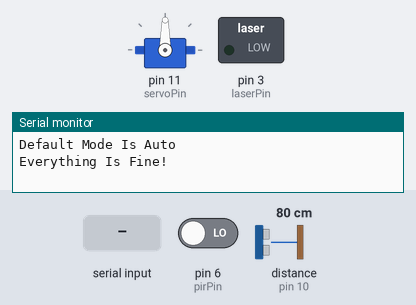
Simulated run of this sketch. Board: Arduino Uno, built with avr-gcc and run on an emulated ATmega328P. Parts: servo, switched loads named in the sketch (green lamp = pin HIGH), the last lines printed to the serial monitor. Dashed ring = blinking. The inputs (shaded band) are chosen by the test bench; at power-on: pin 6 (pirPin) LOW, distance to the obstacle (sensor on pin 10) 80 cm. The echo pulse lasts 58.3 µs per cm; pins used as bus, display or sensor lines are not drawn.

Above: at 2.0 s.
2.1 s: pin 6 (pirPin) driven HIGH
4.5 s: distance to the obstacle (sensor on pin 10) set to 43 cm
6.2 s: distance to the obstacle (sensor on pin 10) set to 38 cm
At 7.4 s:
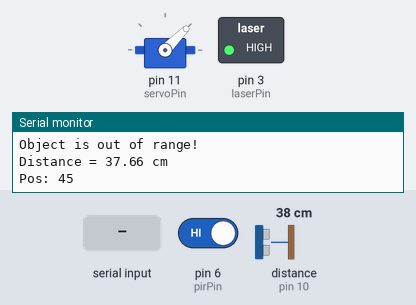
10.4 s: "90,45@" received over Serial
At 10.9 s:
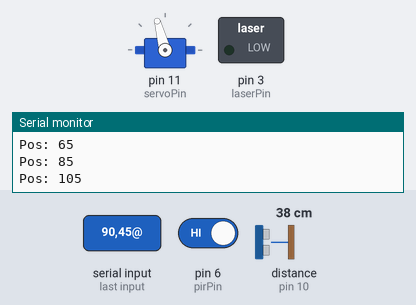
13.9 s: distance to the obstacle (sensor on pin 10) set to 60 cm
At 14.5 s:
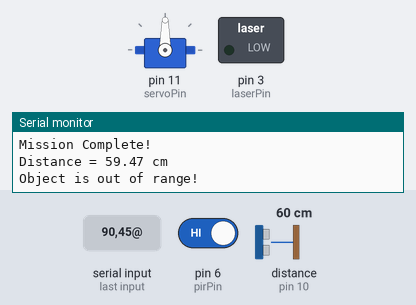
15.4 s: distance to the obstacle (sensor on pin 10) set to 35 cm
At 17.4 s:
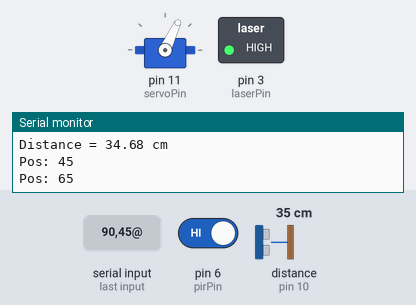
Timing chart, 0 to 20.6 s (numbered marks = the images above; inputs shaded):
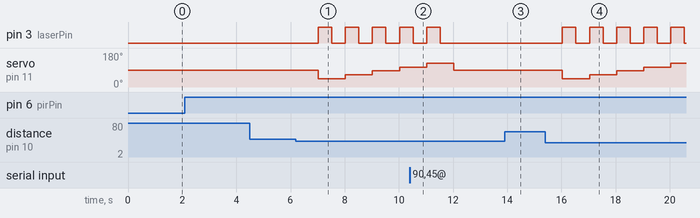

Measured:
- the behaviour switches between 41 and 40 cm on distance to the obstacle (sensor on pin 10) (found by bisection; images 0 and 1)
- after the input at 6.2 s, pin 3 (laserPin): alternates HIGH for 0.50 s and LOW for 0.50 s, starting after 0.82 s; servo on pin 11 (servoPin): 90° → 45° after 0.82 s, → 65° 1.0 s later, → 85° 1.0 s later, → 105° 1.0 s later
- after the input at 10.4 s, pin 3 (laserPin): goes on until 11.5 s, then stays LOW; servo on pin 11 (servoPin): goes on until 12.0 s, then stays 90°
- after the input at 13.9 s, pin 3 (laserPin): stays LOW (without the input it goes to HIGH after 0.13 s); servo on pin 11 (servoPin): stays 90° (without the input it goes to 45° after 0.13 s)
- after the input at 15.4 s, pin 3 (laserPin): alternates HIGH for 0.50 s and LOW for 0.50 s, starting after 0.64 s; servo on pin 11 (servoPin): 90° → 45° after 0.64 s, → 65° 1.0 s later, → 85° 1.0 s later, → 105° 1.0 s later, … (5 changes in this stretch)

The sketch:

Applied_Electronics_-_Project.ino
```cpp
#include<Servo.h>
Servo servo;

int pirPin = 6;
int pirVcc = 12;
int trigPin = 9;
int echoPin = 10;
int laserPin = 3;
int servoPin = 11;

int valPir = 0;
int pirState = 0;
long duration = 0;
double distance = 0;
double valDist = 0;
int pos = 90;
int ang = 0;
int num = 0;
int mode = 0;
int flag = 0;

void setup() {
  pinMode(pirPin, INPUT);
  pinMode(trigPin, OUTPUT);
  pinMode(echoPin, INPUT);
  pinMode(laserPin, OUTPUT);

  digitalWrite(pirVcc, HIGH);
  digitalWrite(laserPin, LOW);

  servo.attach(servoPin);
  servo.write(pos);

  Serial.begin(9600);
  Serial.println("Default Mode Is Auto");
}

void loop() {
  delay(1000);
  mode = 0;
  flag = senseObject();

  if(flag == 1){
    valDist = measureDistance();
    shoot(valDist);
  }
  else Serial.println("Everything Is Fine!");

  if(Serial.available()){
    manual();
  }
}

int senseObject() {
  valPir = digitalRead(pirPin);

  if(valPir == HIGH){
    if(pirState == 0){
      Serial.println("Object Detected!");
      pirState = 1;
      return 1;
    }
  }
  else{
    if(pirState == 1){
      Serial.println("Eveything Is Fine!");
      pirState = 0;
    }
    return 0;
  }
}

double measureDistance() {
  digitalWrite(trigPin, HIGH);
  delayMicroseconds(10);
  digitalWrite(trigPin, LOW);

  duration = pulseIn(echoPin, HIGH); // Micro Seconds
  distance = duration * 0.034 / 2; // cm

  Serial.print("Distance = ");
  Serial.print(distance);
  Serial.println(" cm");

  return distance;
}

void shoot(double val) {
  if(val > 1 and val < 10) mode = 1;
  else if(val >= 10 and val < 20) mode = 2;
  else if(val >= 20 and val < 30) mode = 3;
  else if(val >= 30 and val < 40) mode = 4;
  else Serial.println("Object is out of range!");

  if(mode != 0){
    for(pos = 45; pos <= 135; pos += mode*5){
      servo.write(pos);
      Serial.print("Pos: ");
      Serial.println(pos);
      digitalWrite(laserPin, HIGH);
      delay(500);
      digitalWrite(laserPin, LOW);
      delay(500);
    }
    pos = 90;
    servo.write(pos);
  }
}

void manual(){
  ang = Serial.readStringUntil('@').toInt();
  num = Serial.readStringUntil('#').toInt();
  servo.write(ang);

  Serial.println("Start Shooting!");
  for(int i = 1; i <= num; i++){
    Serial.println(i);
    digitalWrite(laserPin, HIGH);
    delay(500);
    digitalWrite(laserPin, LOW);
    delay(500);
  }
  Serial.println("Mission Complete!");

  servo.write(pos);
}
```
